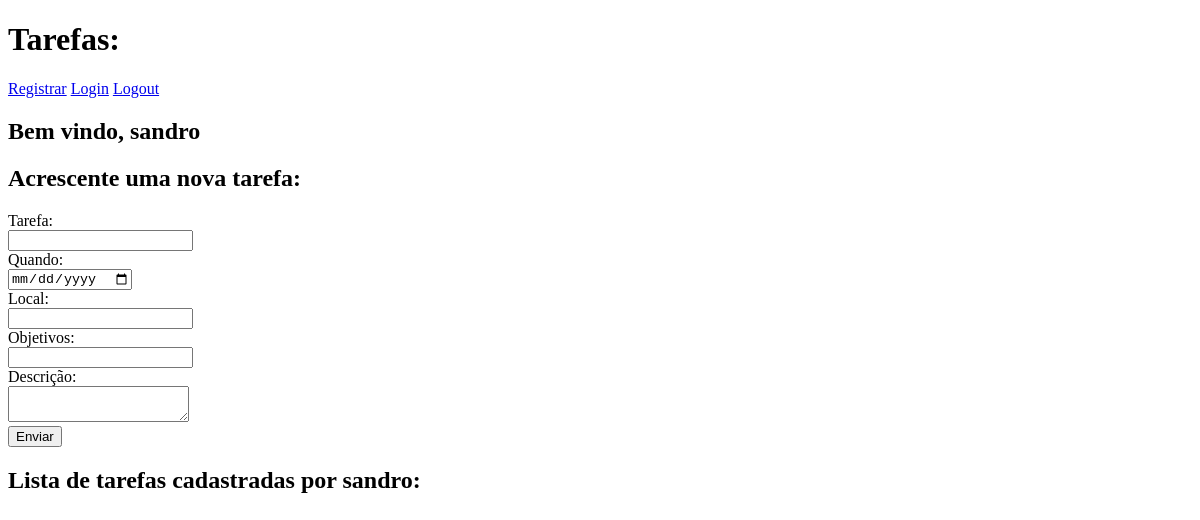
The app's page / (signed in), older data.
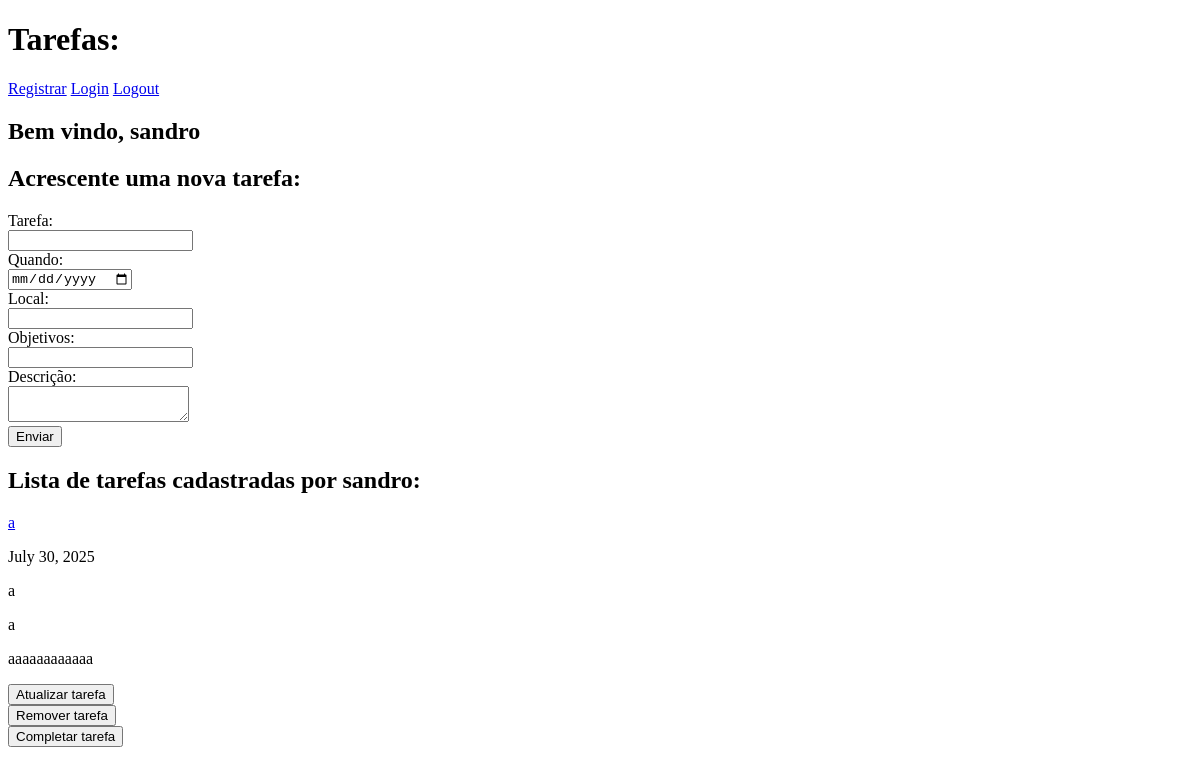
The same page, newer data.
### td/models.py (models this page shows, shortened)
class Tarefas(models.Model):
    autorTarefa = models.ForeignKey(
        User, on_delete=models.CASCADE, related_name="tareafas_por_autor")
    dataTarefa = models.DateField()
    LocalTarefa = models.CharField(max_length=64)
    descricaoTarefa = models.CharField(max_length=1000)
    tarefa = models.CharField(max_length=64)
    objetivoTarefa = models.CharField(max_length=250)

### td/views.py (the view)
# urls.py: path('', views.index, name="index"),
def index(request):
    tarefas = Tarefas.objects.filter(autorTarefa=request.user)
    return render(request, 'td/index.html', {"tarefas": tarefas, "usuario": request.user})

### td/templates/td/index.html (shortened to what this page needs)
{% extends 'td/layout.html' %}
{% block body %}
{% if usuario %}
<h2>Bem vindo, {{user.username}}</h2>
{% endif %}
<div class="novaTarefa">
    <h2>Acrescente uma nova tarefa:</h2>
    <form action="{% url 'adicionar' %}" method="post">
        <label>Tarefa:</label><br>
        <input type="text" name="tarefaTarefa"><br>
        <label>Quando:</label><br>
        <input type="date" name="dataTarefa"><br>
        <label>Local:</label><br>
        <input type="text" name="localTarefa"><br>
        <label>Objetivos:</label><br>
        <input type="text" name="objetivosTarefa"><br>
        <label>Descrição:</label><br>
        <textarea name="descricaoTarefas"></textarea><br>
        <button type="submit">Enviar</button>
    </form>
</div>
<div class="ListandoTarefas">
    <h2>Lista de tarefas cadastradas por {{ user.username }}:</h2>
    {% for t in tarefas %}
    <a href="{{t.id}}" class="sTarefa">{{ t.tarefa }}</a>
    <p class="sData">{{ t.dataTarefa }}</p>
    <p class="sLocal">{{ t.LocalTarefa }}</p>
    <p class="sObjetivo">{{t.objetivoTarefa}}</p>
    <p class=sDescricao>{{t.descricaoTarefa}}</p>
    <form action="#">
        <button type="submit" class="scriptBtnAtualizar" data-tarefa="{{ t.tarefa }}"
            data-data="{{ t.dataTarefa|date:'Y-m-d' }}" data-local="{{ t.LocalTarefa }}"
            data-objetivo="{{ t.objetivoTarefa }}" data-descricao="{{ t.descricaoTarefa }}">
            Atualizar tarefa
        </button>
    </form>
    <form action="{% url 'remover' t.id %}" method="post">
        <button type="sumibt">Remover tarefa</button>
    </form>
    <button>Completar tarefa</button>
    {% endfor %}
</div>
{% endblock %}

Row changes from the older to the newer data that the page shows:
added Tarefas: tarefa "a", dataTarefa "July 30, 2025", LocalTarefa "a", objetivoTarefa "a", descricaoTarefa "aaaaaaaaaaaa"
